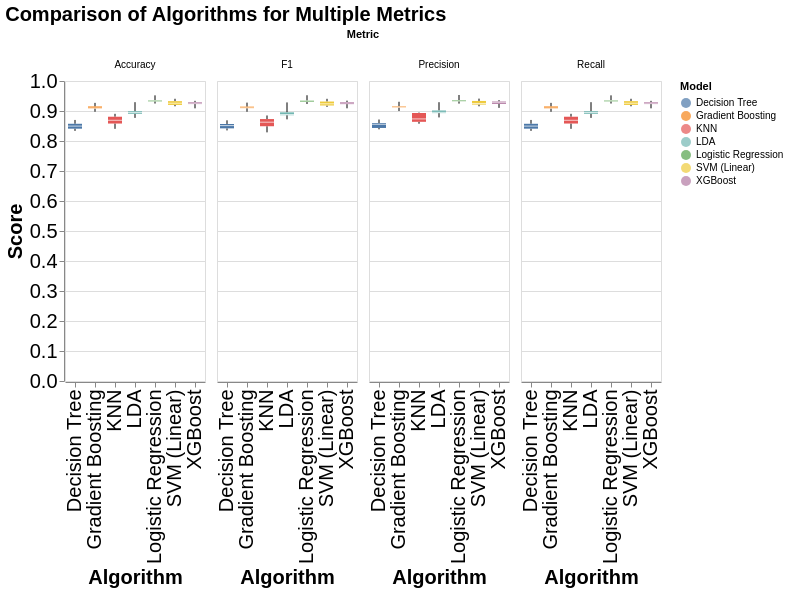

The code cell stored with this chart in its notebook:
### Code cell
# Préparer les données au format long
names = [
    'Logistic Regression',
    'LDA',
    'KNN',
    'Decision Tree',
    'Gradient Boosting',
    'SVM (Linear)',
    'XGBoost'
]
data = []
for metric, metric_results in results_smote.items():
    for model_name, scores in zip(names, metric_results):
        for score in scores:
            data.append({'Metric': metric.capitalize(), 'Model': model_name, 'Score': score})

df_long = pd.DataFrame(data)

# Ajouter tooltips au graphique
chart = alt.Chart(df_long).mark_boxplot(extent='min-max').encode(
    x=alt.X('Model:N', title='Algorithm'),
    y=alt.Y('Score:Q', title='Score'),
    color='Model:N',
    tooltip=[
        alt.Tooltip('Model:N', title='Algorithm'),
        alt.Tooltip('Score:Q', title='Score', format='.4f'),
        alt.Tooltip('Metric:N', title='Metric')
    ],
    column=alt.Column('Metric:N', title='Metric', spacing=10)
).properties(
    title='Comparison of Algorithms for Multiple Metrics'
).configure_title(
    fontSize=20,
    anchor='start'
).configure_axis(
    labelFontSize=20,
    titleFontSize=20
)

chart

### Figure 1 — Vega-Lite specification as saved in the notebook (floating-point values rounded to 4 significant figures; data arrays with more than 128 entries replaced by an {"elided": "..."} marker saying what was removed)
{"config": {"view": {"continuousWidth": 300, "continuousHeight": 300}, "axis": {"labelFontSize": 20, "titleFontSize": 20}, "title": {"anchor": "start", "fontSize": 20}}, "data": {"name": "data-c4f73721785d35c178e874741e5642c4"}, "mark": {"type": "boxplot", "extent": "min-max"}, "encoding": {"color": {"field": "Model", "type": "nominal"}, "column": {"field": "Metric", "spacing": 10, "title": "Metric", "type": "nominal"}, "tooltip": [{"field": "Model", "title": "Algorithm", "type": "nominal"}, {"field": "Score", "format": ".4f", "title": "Score", "type": "quantitative"}, {"field": "Metric", "title": "Metric", "type": "nominal"}], "x": {"field": "Model", "title": "Algorithm", "type": "nominal"}, "y": {"field": "Score", "title": "Score", "type": "quantitative"}}, "title": "Comparison of Algorithms for Multiple Metrics", "$schema": "https://vega.github.io/schema/vega-lite/v5.8.0.json", "datasets": {"data-c4f73721785d35c178e874741e5642c4": {"elided": "280 records"}}}
